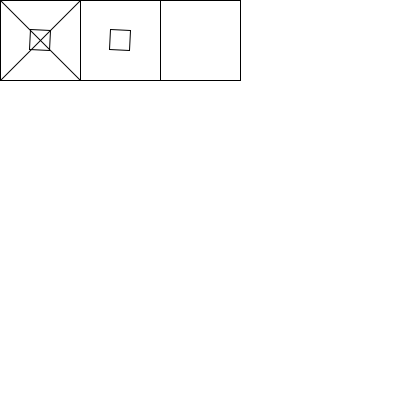
Frame 1 (no input)
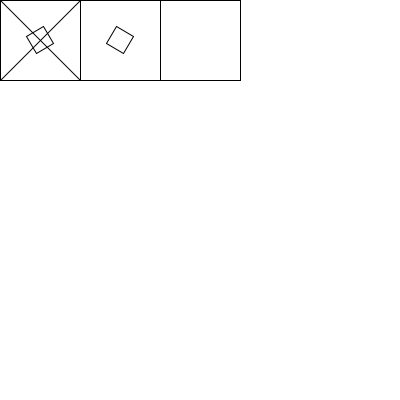
Frame 60 (the mouse pressed at the canvas centre just before this capture)
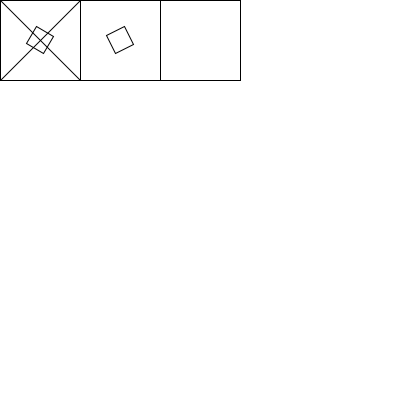
Frame 120 (the mouse held since frame 60 and released just before this capture)

The Processing sketch that drew these frames (run headless with seeded random() and noise(); from frame 60 on, the mouse is pressed at the canvas centre):

// Processing sketch: rotateArray4
// ── rotateArray4.pde
int x=80;
int x2=20;
int counter=1;

void setup(){
  size(400,400);
}

void draw(){
  background(255);
  // rect1
  counter++;
  noFill();
  pushMatrix();
    rectMode(CENTER);
    translate(x/2, x/2);
    rect(0, 0, x, x);
    translate(-x/2, -x/2);
    line(0,0,x,x);
    line(x,0,0,x);
  popMatrix();

  pushMatrix();
    translate((x/2),(x/2));
    rotate(counter*1*TWO_PI/360);
    //rotate(radians(45));
    rect(0, 0, x2, x2);
  popMatrix();


  pushMatrix();
    translate(x+(x/2), x/2);
    rect(0, 0, x, x);
  popMatrix();

  pushMatrix();
    translate(x+(x/2), x/2);
    rotate(counter*2*TWO_PI/360);
    rect(0, 0, x2, x2);
  popMatrix();

  pushMatrix();
    translate(2*x+(x/2), x/2);
    rect(0, 0, x, x);
  popMatrix();
  
}
